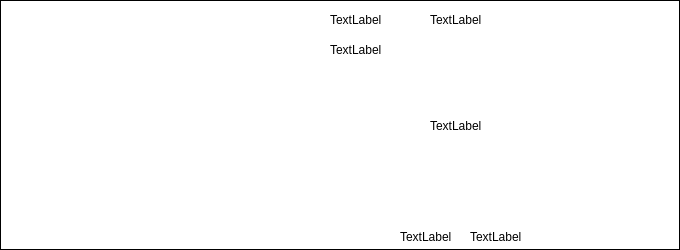
    <widget class="QFrame" name="frame_4">
     <property name="geometry">
      <rect>
       <x>60</x>
       <y>818</y>
       <width>680</width>
       <height>250</height>
      </rect>
     </property>
     <property name="styleSheet">
      <string notr="true">background:transparent;border:1px solid black;</string>
     </property>
     <property name="frameShape">
      <enum>QFrame::StyledPanel</enum>
     </property>
     <property name="frameShadow">
      <enum>QFrame::Raised</enum>
     </property>
     <widget class="QLabel" name="lblCDate1">
      <property name="geometry">
       <rect>
        <x>470</x>
        <y>230</y>
        <width>120</width>
        <height>14</height>
       </rect>
      </property>
      <property name="styleSheet">
       <string notr="true">background:transparent;border:0px solid black;</string>
      </property>
      <property name="text">
       <string>TextLabel</string>
      </property>
     </widget>
     <widget class="QLabel" name="lblCDate">
      <property name="geometry">
       <rect>
        <x>400</x>
        <y>230</y>
        <width>54</width>
        <height>14</height>
       </rect>
      </property>
      <property name="styleSheet">
       <string notr="true">background:transparent;border:0px solid black;</string>
      </property>
      <property name="text">
       <string>TextLabel</string>
      </property>
     </widget>
     <widget class="QLabel" name="label_98">
      <property name="geometry">
       <rect>
        <x>20</x>
        <y>10</y>
        <width>220</width>
        <height>220</height>
       </rect>
      </property>
      <property name="styleSheet">
       <string notr="true">background:transparent;border:0px solid black;</string>
      </property>
      <property name="text">
       <string/>
      </property>
      <property name="pixmap">
       <pixmap resource="picture/ecg.qrc">:/imgAxischi.bmp</pixmap>
      </property>
     </widget>
     <widget class="QLabel" name="lblClinic">
      <property name="geometry">
       <rect>
        <x>330</x>
        <y>10</y>
        <width>81</width>
        <height>20</height>
       </rect>
      </property>
      <property name="layoutDirection">
       <enum>Qt::RightToLeft</enum>
      </property>
      <property name="styleSheet">
       <string notr="true">background:transparent;border:0px solid black;</string>
      </property>
      <property name="text">
       <string>TextLabel</string>
      </property>
     </widget>
     <widget class="QLabel" name="lblClinicb">
      <property name="geometry">
       <rect>
        <x>430</x>
        <y>10</y>
        <width>241</width>
        <height>20</height>
       </rect>
      </property>
      <property name="styleSheet">
       <string notr="true">background:transparent;border:0px solid black;</string>
      </property>
      <property name="text">
       <string>TextLabel</string>
      </property>
     </widget>
     <widget class="QLabel" name="lblDiagnose_3">
      <property name="geometry">
       <rect>
        <x>330</x>
        <y>40</y>
        <width>81</width>
        <height>20</height>
       </rect>
      </property>
      <property name="layoutDirection">
       <enum>Qt::RightToLeft</enum>
      </property>
      <property name="styleSheet">
       <string notr="true">background:transparent;border:0px solid black;</string>
      </property>
      <property name="text">
       <string>TextLabel</string>
      </property>
     </widget>
     <widget class="QLabel" name="memDiagnose_3">
      <property name="geometry">
       <rect>
        <x>430</x>
        <y>40</y>
        <width>241</width>
        <height>171</height>
       </rect>
      </property>
      <property name="styleSheet">
       <string notr="true">background:transparent;border:0px solid black;</string>
      </property>
      <property name="text">
       <string>TextLabel</string>
      </property>
     </widget>
    </widget>
